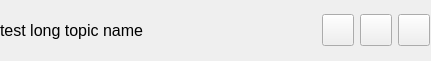
<?xml version="1.0" encoding="UTF-8"?>
<ui version="4.0">
 <class>Form</class>
 <widget class="QWidget" name="Form">
  <property name="geometry">
   <rect>
    <x>0</x>
    <y>0</y>
    <width>431</width>
    <height>61</height>
   </rect>
  </property>
  <property name="sizePolicy">
   <sizepolicy hsizetype="Maximum" vsizetype="Maximum">
    <horstretch>0</horstretch>
    <verstretch>0</verstretch>
   </sizepolicy>
  </property>
  <property name="font">
   <font>
    <pointsize>12</pointsize>
   </font>
  </property>
  <property name="windowTitle">
   <string>Form</string>
  </property>
  <widget class="QWidget" name="horizontalLayoutWidget">
   <property name="geometry">
    <rect>
     <x>0</x>
     <y>0</y>
     <width>430</width>
     <height>61</height>
    </rect>
   </property>
   <layout class="QHBoxLayout" name="horizontalLayout" stretch="0,1,1,1">
    <item>
     <widget class="QLabel" name="label">
      <property name="text">
       <string>test long topic name</string>
      </property>
     </widget>
    </item>
    <item>
     <widget class="QPushButton" name="pushButton">
      <property name="sizePolicy">
       <sizepolicy hsizetype="Minimum" vsizetype="Fixed">
        <horstretch>0</horstretch>
        <verstretch>0</verstretch>
       </sizepolicy>
      </property>
      <property name="minimumSize">
       <size>
        <width>32</width>
        <height>32</height>
       </size>
      </property>
      <property name="maximumSize">
       <size>
        <width>32</width>
        <height>32</height>
       </size>
      </property>
      <property name="cursor">
       <cursorShape>PointingHandCursor</cursorShape>
      </property>
      <property name="text">
       <string/>
      </property>
      <property name="icon">
       <iconset theme="accessories-calculator">
        <normaloff>.</normaloff>.</iconset>
      </property>
      <property name="iconSize">
       <size>
        <width>32</width>
        <height>32</height>
       </size>
      </property>
     </widget>
    </item>
    <item>
     <widget class="QPushButton" name="pushButton_2">
      <property name="minimumSize">
       <size>
        <width>32</width>
        <height>32</height>
       </size>
      </property>
      <property name="maximumSize">
       <size>
        <width>32</width>
        <height>32</height>
       </size>
      </property>
      <property name="cursor">
       <cursorShape>PointingHandCursor</cursorShape>
      </property>
      <property name="text">
       <string/>
      </property>
      <property name="icon">
       <iconset theme="accessories-calculator">
        <normaloff>.</normaloff>.</iconset>
      </property>
      <property name="iconSize">
       <size>
        <width>32</width>
        <height>32</height>
       </size>
      </property>
     </widget>
    </item>
    <item>
     <widget class="QPushButton" name="pushButton_3">
      <property name="minimumSize">
       <size>
        <width>32</width>
        <height>32</height>
       </size>
      </property>
      <property name="maximumSize">
       <size>
        <width>32</width>
        <height>32</height>
       </size>
      </property>
      <property name="cursor">
       <cursorShape>PointingHandCursor</cursorShape>
      </property>
      <property name="text">
       <string/>
      </property>
      <property name="icon">
       <iconset theme="accessories-calculator">
        <normaloff>.</normaloff>.</iconset>
      </property>
      <property name="iconSize">
       <size>
        <width>32</width>
        <height>32</height>
       </size>
      </property>
     </widget>
    </item>
   </layout>
  </widget>
 </widget>
 <resources/>
 <connections/>
</ui>
